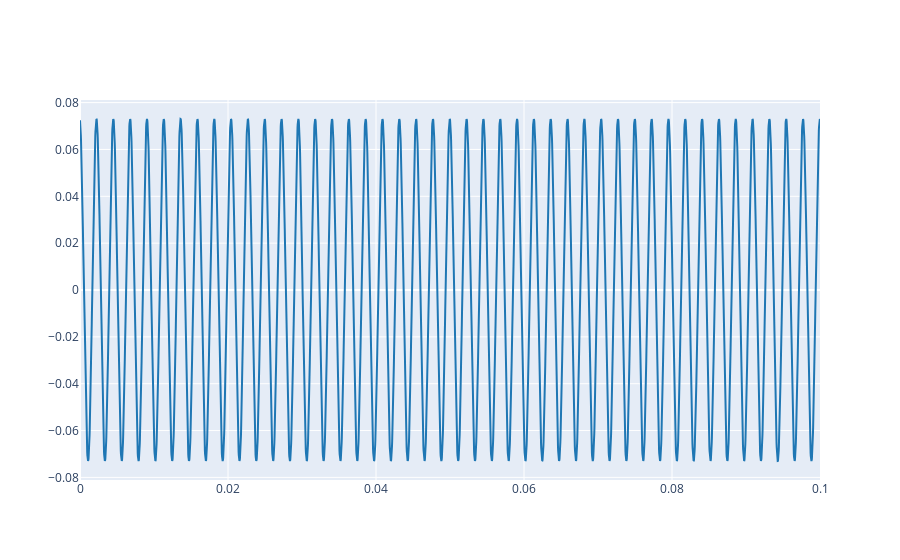

Here is the notebook cell this chart was saved with:
### Markdown cell above
2.1. Define a complex exponential with the same parameters that those from Lab 1 (Ex 3.1) and plot the real part.

### Code cell
A = 0.073
f0 = 440
fs = 44100
phi = np.pi/25
t1 = np.arange(0,.1,1.0/fs)
x1 = A*np.exp(1j*(2*f0*np.pi*t1 + phi))

plot_signals([np.real(x1)], fs)

### Figure 1 — Plotly figure (JSON) as saved in the notebook; plotly's stock layout.template omitted (floating-point values rounded to 4 significant figures; data arrays with more than 128 entries replaced by an {"elided": "..."} marker saying what was removed)
{"data": [{"line": {"color": "#1f77b4", "shape": "linear"}, "mode": "lines", "name": "audio signal 0", "type": "scatter", "x": {"elided": "4410 float values"}, "y": {"elided": "4410 float values"}}], "layout": {}}
